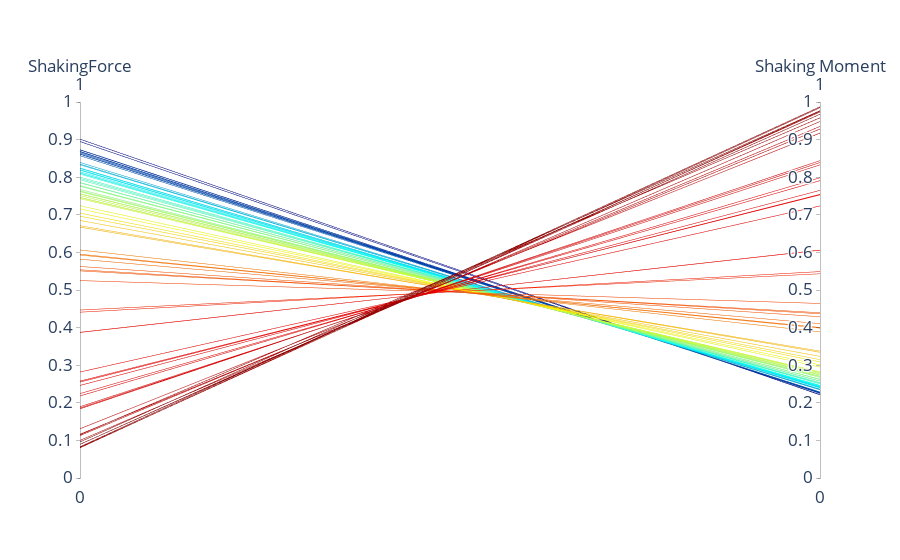

Write notebook code for a chart like this one.
### Code cell
fig = go.Figure(data =
    go.Parcoords(
        line = dict(color = alpha, colorscale = px.colors.sequential.Jet),
        dimensions = figure
    ),
    layout = go.Layout(font = dict(size = 20)),
)
fig.show()
